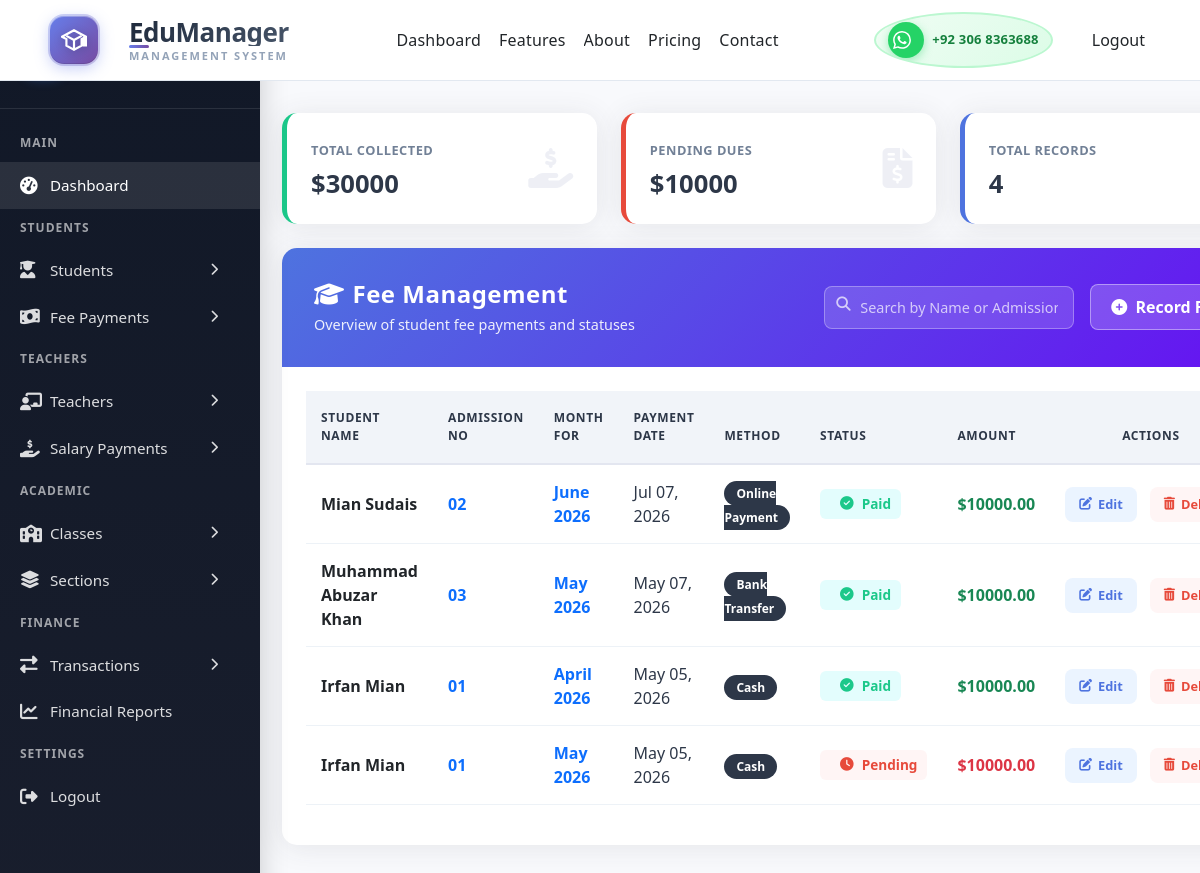
Page /fees/ (signed in) on the committed database.
### base/models.py (models this page shows, shortened)
class Fee(models.Model):
    PAYMENT_METHODS = (
        ('cash', 'Cash'),
        ('bank', 'Bank Transfer'),
        ('check', 'Check'),
        ('online', 'Online Payment'),
    )
    STATUS_CHOICES = (
        ('paid', 'Paid'),
        ('pending', 'Pending'),
        ('partial', 'Partial'),
    )
    student = models.ForeignKey(
        Student,
        on_delete=models.CASCADE,
        related_name='fee_payments'
    )
    transaction = models.OneToOneField(
        Transaction,
        on_delete=models.CASCADE,
        related_name='fee_record',
        null=True,
        blank=True
    )
    status = models.CharField(max_length=10, choices=STATUS_CHOICES, default='paid')
    amount = models.DecimalField(max_digits=10, decimal_places=2, validators=[MinValueValidator(0)])
    month_for = models.DateField(help_text="Fee for which month/year", db_index=True)
    payment_date = models.DateField(default=timezone.now)
    payment_method = models.CharField(max_length=20, choices=PAYMENT_METHODS, default='cash')
    notes = models.TextField(blank=True)
    received_by = models.ForeignKey(
        User,
        on_delete=models.SET_NULL,
        null=True,
        blank=True,
        related_name="received_fees"
    )
    created_at = models.DateTimeField(auto_now_add=True)
    class Meta:
        ordering = ['-payment_date']
        constraints = [
            models.UniqueConstraint(
                    fields=['student','month_for'],
                    name='unique_student_fee_month'
                )
            ]
        verbose_name = 'Fee Payment'
        verbose_name_plural = 'Fee Payments'

class Student(models.Model):
    GENDER_CHOICES = (
        ('Male', 'Male'),
        ('Female', 'Female'),
        ('Other', 'Other'),
    )
    BLOOD_GROUP_CHOICES = (
        ('A+', 'A+'), ('A-', 'A-'),
        ('B+', 'B+'), ('B-', 'B-'),
        ('AB+', 'AB+'), ('AB-', 'AB-'),
        ('O+', 'O+'), ('O-', 'O-'),
    )
    user = models.OneToOneField(
        'User',
        on_delete=models.SET_NULL,
        null=True,
        blank=True,
        related_name='student_profile'
    )
    photo = models.ImageField(upload_to="students/", blank=True, null=True)
    first_name = models.CharField(max_length=100)
    last_name = models.CharField(max_length=100)
    father_name = models.CharField(max_length=100)
    mother_name = models.CharField(max_length=100, blank=True)
    gender = models.CharField(max_length=10, choices=GENDER_CHOICES)
    date_of_birth = models.DateField()
    blood_group = models.CharField(max_length=5,choices=BLOOD_GROUP_CHOICES,blank=True,null=True )
    admission_number = models.CharField(max_length=20, unique=True, db_index=True)
    roll_number = models.PositiveIntegerField(db_index=True, validators=[MinValueValidator(1)])
    class_room = models.ForeignKey(
        'Class',
        on_delete=models.CASCADE,
        related_name='students'
    )
    section = models.ForeignKey(
        "Section",
        on_delete=models.SET_NULL,
        null=True,
        blank=True,
        related_name="students"
    )
    admission_date = models.DateField(default=timezone.localdate)
    phone_number = models.CharField(max_length=15, blank=True, db_index=True)
    guardian_name = models.CharField(max_length=100)
    guardian_phone = models.CharField(max_length=15)
    email = models.EmailField(blank=True, null=True, db_index=True)
    address = models.TextField()
    total_fee_paid = models.DecimalField(max_digits=10, decimal_places=2,default=Decimal('0.00'),
                                         help_text="Auto-calculated from fee payments")
    total_fee_due = models.DecimalField(max_digits=10, decimal_places=2,default=Decimal('0.00'),
                                        help_text="Auto-calculated based on months enrolled")
    is_active = models.BooleanField(default=True)
    created_at = models.DateTimeField(auto_now_add=True)
    updated_at = models.DateTimeField(auto_now=True)
    class Meta:
        ordering = ['-created_at']
        constraints = [
            models.UniqueConstraint(
            fields=['class_room','section','roll_number'],# No duplicate roll numbers in same class
            name='unique_roll_per_section'
            )
        ]
        verbose_name = "Student"
        verbose_name_plural = "Students"
    @property
    def full_name(self):
        return f"{self.first_name} {self.last_name}"

### base/views.py (the view)
# urls.py: path('fees/', views.fee_list, name='fee_list'),
@login_required(login_url='loginPage')
def fee_list(request):
    fees = Fee.objects.all()
    collected_data = Fee.objects.filter(status__in=['paid', 'partial']).aggregate(total=Sum('amount'))
    total_collected = collected_data['total'] or Decimal('0.00')
    pending_data = Fee.objects.filter(status='pending').aggregate(total=Sum('amount'))
    pending_dues = pending_data['total'] or Decimal('0.00')
    context = {
        "fees": fees,
        "total_collected": total_collected,
        "pending_dues": pending_dues,}
    return render(request, "fees/all_fee.html", context)

### base/templates/fees/all_fee.html (shortened to what this page needs)
{% extends 'main.html' %}
{% load static %}
{% block content %}
<div class="ff-dashboard-layout">
    <div class="ff-sidebar">
        {% include 'sidebar.html' %}
    </div>
    <main class="ff-main-content w-100">
        <div class="ff-summary-grid mb-4">
            <div class="ff-summary-card income ff-animate">
                <div class="card-info">
                    <span>Total Collected</span>
                    <h3>${{ total_collected|default:"0.00" }}</h3>
                </div>
                <div class="card-icon"><i class="fas fa-hand-holding-usd"></i></div>
            </div>
            <div class="ff-summary-card expense ff-animate" style="animation-delay: 0.1s;">
                <div class="card-info">
                    <span>Pending Dues</span>
                    <h3>${{ pending_dues|default:"0.00" }}</h3>
                </div>
                <div class="card-icon"><i class="fas fa-file-invoice-dollar"></i></div>
            </div>
            <div class="ff-summary-card balance ff-animate" style="animation-delay: 0.2s;">
                <div class="card-info">
                    <span>Total Records</span>
                    <h3>{{ fees.count|default:"0" }}</h3>
                </div>
            </div>
        </div>
        <div class="ff-card ff-animate" style="animation-delay: 0.3s;">
            <div class="ff-header-box">
                <div class="ff-header-text">
                    <h1><i class="fas fa-graduation-cap me-2"></i>Fee Management</h1>
                    <p>Overview of student fee payments and statuses</p>
                </div>
                <div class="d-flex align-items-center gap-3">
                    <div class="ff-search-box">
                        <i class="fas fa-search search-icon"></i>
                        <input type="text" placeholder="Search by Name or Admission No..." id="tableSearch">
                    </div>
                    <a href="{% url 'fee_create' %}" class="ff-btn-add">
                        <i class="fas fa-plus-circle me-1"></i> Record Fee
                    </a>
                </div>
            </div>
            <div class="p-4">
                <div class="table-responsive">
                    <table class="table align-middle" id="feeTable">
                        <thead>
                            <tr>
                                <th>Student Name</th>
                                <th>Admission No</th>
                                <th>Month For</th>
                                <th>Payment Date</th>
                                <th>Method</th>
                                <th>Status</th>
                                <th>Amount</th>
                                <th class="text-center">Actions</th>
                            </tr>
                        </thead>
                        <tbody>
                            {% for fee in fees %}
                            <tr>
                                <td class="student-name">
                                    <div class="fw-bold text-dark">
                                        {{ fee.student.full_name }}
                                    </div>
                                </td>
                                <td class="student-admission">
                                    <span class="fw-bold text-primary">
                                        {{ fee.student.admission_number }}
                                    </span>
                                </td>
                                <td class="fw-bold text-primary">
                                    {{ fee.month_for|date:"F Y" }}
                                </td>
                                <td>
                                    {{ fee.payment_date|date:"M d, Y" }}
                                </td>
                                <td>
                                    <span class="section-tag">
                                        {{ fee.get_payment_method_display }}
                                    </span>
                                </td>
                                <td>
                                    {% if fee.status == 'paid' %}
                                    <span class="status-badge status-paid">
                                        <i class="fas fa-check-circle me-1"></i>Paid
                                    </span>
                                    {% elif fee.status == 'pending' %}
                                    <span class="status-badge status-pending">
                                        <i class="fas fa-clock me-1"></i>Pending
                                    </span>
                                    {% elif fee.status == 'partial' %}
                                    <span class="status-badge status-partial">
                                        <i class="fas fa-adjust me-1"></i>Partial
                                    </span>
                                    {% endif %}
                                </td>
                                <td class="fw-bold {% if fee.status == 'pending' %}text-danger{% else %}text-success{% endif %}">
                                    ${{ fee.amount }}
                                </td>
                                <td>
                                    <div class="d-flex justify-content-center gap-2">
                                        <a href="{% url 'fee_update' fee.pk %}" class="btn-action btn-edit">
                                            <i class="fas fa-edit"></i>Edit
                                        </a>
                                        <a href="{% url 'fee_delete' fee.pk %}" class="btn-action btn-delete">
                                            <i class="fas fa-trash-alt"></i>Delete
                                        </a>
                                    </div>
                                </td>
                            </tr>
                            {% empty %}
                            <tr>
                                <td colspan="8" class="text-center py-5 text-muted">
                                    No fee records found.
                                </td>
                            </tr>
                            {% endfor %}
                        </tbody>
                    </table>
                </div>
            </div>
        </div>
    </main>
</div>
{% endblock %}

### static/styles/style_0.css (style rules this page uses)
*, *::before, *::after { box-sizing: border-box; }
body { margin: 0; padding: 0; font-family: 'Segoe UI', Tahoma, Geneva, Verdana, sans-serif; background: #f8fafc; }
:root { --primary: #0f172a; --primary-light: #1e293b; --accent: #3b82f6; --accent-glow: #60a5fa; --whatsapp: #25d366; --whatsapp-dark: #128c7e; --text: #64748b; --text-dark: #0f172a; --bg: #ffffff; --border: #e2e8f0; --shadow: 0 4px 6px -1px rgba(0, 0, 0, 0.1); --shadow-lg: 0 10px 15px -3px rgba(0, 0, 0, 0.1); --radius: 8px; --radius-lg: 12px; }
html { scroll-behavior: smooth; scroll-padding-top: 100px; }

### static/styles/login.css (style rules this page uses)
:root { --color-primary: #3b82f6; --color-primary-hover: #2563eb; --color-primary-active: #1d4ed8; --color-secondary: #64748b; --color-success: #10b981; --color-error: #ef4444; --color-warning: #f59e0b; --color-info: #3b82f6; --color-white: #ffffff; --color-gray-50: #f8fafc; --color-gray-100: #f1f5f9; --color-gray-200: #e2e8f0; --color-gray-300: #cbd5e1; --color-gray-400: #94a3b8; --color-gray-500: #64748b; --color-gray-600: #475569; --color-gray-700: #334155; --color-gray-800: #1e293b; --color-gray-900: #0f172a; --font-sans: -apple-system, BlinkMacSystemFont, "Segoe UI", Roboto, "Helvetica Neue", Arial, sans-serif; --font-mono: ui-monospace, SFMono-Regular, "SF Mono", Menlo, Consolas, monospace; --space-1: 0.25rem; --space-2: 0.5rem; --space-3: 0.75rem; --space-4: 1rem; --space-5: 1.25rem; --space-6: 1.5rem; --space-8: 2rem; --space-10: 2.5rem; --radius-sm: 0.375rem; --radius-md: 0.5rem; --radius-lg: 0.75rem; --radius-xl: 1rem; --shadow-sm: 0 1px 2px 0 rgb(0 0 0 / 0.05); --shadow-md: 0 4px 6px -1px rgb(0 0 0 / 0.1), 0 2px 4px -2px rgb(0 0 0 / 0.1); --shadow-lg: 0 10px 15px -3px rgb(0 0 0 / 0.1), 0 4px 6px -4px rgb(0 0 0 / 0.1); --shadow-xl: 0 20px 25px -5px rgb(0 0 0 / 0.1), 0 8px 10px -6px rgb(0 0 0 / 0.1); --transition-fast: 150ms cubic-bezier(0.4, 0, 0.2, 1); --transition-base: 200ms cubic-bezier(0.4, 0, 0.2, 1); --transition-slow: 300ms cubic-bezier(0.4, 0, 0.2, 1); }

### static/styles/dashboard.css (style rules this page uses)
:root { --primary-50: #eff6ff; --primary-100: #dbeafe; --primary-200: #bfdbfe; --primary-500: #3b82f6; --primary-600: #2563eb; --primary-700: #1d4ed8; --primary-900: #1e3a8a; --success: #10b981; --success-light: #d1fae5; --warning: #f59e0b; --warning-light: #fef3c7; --danger: #ef4444; --danger-light: #fee2e2; --purple: #8b5cf6; --purple-light: #ede9fe; --gray-50: #f9fafb; --gray-100: #f3f4f6; --gray-200: #e5e7eb; --gray-300: #d1d5db; --gray-400: #9ca3af; --gray-500: #6b7280; --gray-600: #4b5563; --gray-700: #374151; --gray-800: #1f2937; --gray-900: #111827; --space-1: 0.25rem; --space-2: 0.5rem; --space-3: 0.75rem; --space-4: 1rem; --space-5: 1.25rem; --space-6: 1.5rem; --space-8: 2rem; --space-10: 2.5rem; --space-12: 3rem; --sidebar-width: 280px; --sidebar-collapsed: 80px; --header-height: 80px; --radius-sm: 0.375rem; --radius-md: 0.5rem; --radius-lg: 0.75rem; --radius-xl: 1rem; --radius-2xl: 1.5rem; --radius-full: 9999px; --shadow-sm: 0 1px 2px 0 rgb(0 0 0 / 0.05); --shadow-md: 0 4px 6px -1px rgb(0 0 0 / 0.1), 0 2px 4px -2px rgb(0 0 0 / 0.1); --shadow-lg: 0 10px 15px -3px rgb(0 0 0 / 0.1), 0 4px 6px -4px rgb(0 0 0 / 0.1); --shadow-xl: 0 20px 25px -5px rgb(0 0 0 / 0.1), 0 8px 10px -6px rgb(0 0 0 / 0.1); --shadow-glow: 0 0 20px rgba(59, 130, 246, 0.3); --transition-fast: 150ms cubic-bezier(0.4, 0, 0.2, 1); --transition-base: 200ms cubic-bezier(0.4, 0, 0.2, 1); --transition-slow: 300ms cubic-bezier(0.4, 0, 0.2, 1); --transition-spring: 500ms cubic-bezier(0.68, -0.55, 0.265, 1.55); }
* { margin: 0; padding: 0; box-sizing: border-box; }
html, body { margin: 0; padding: 0; width: 100%; max-width: 100%; overflow-x: hidden; height: 100vh; }
.search-icon { position: absolute; left: var(--space-3); width: 20px; height: 20px; color: var(--gray-400); transition: color var(--transition-fast); }
.table-responsive { overflow-x: auto; }
.status-badge { display: inline-flex; align-items: center; gap: var(--space-1); padding: var(--space-1) var(--space-3); border-radius: var(--radius-full); font-size: 0.75rem; font-weight: 600; }
.status-badge::before { content: ''; width: 6px; height: 6px; border-radius: 50%; }

### static/styles/teacher_form.css (style rules this page uses)
:root { --tf-primary: #4e73df; --tf-success: #1cc88a; --tf-bg-light: #f8f9fc; --tf-text-dark: #2e384d; --tf-border: #e3e6f0; --tf-shadow: 0 0.15rem 1.75rem 0 rgba(58, 59, 69, 0.1); }

### static/styles/section_form.css (style rules this page uses)
:root { --tf-primary: #4e73df; --tf-indigo: #6610f2; --tf-bg: #f8f9fc; --tf-white: #ffffff; --tf-text: #4e5e7a; --tf-border: #eaecf4; --tf-success: #1cc88a; }

### rows in the picture
Fee: student.full_name "Mian Sudais", student.admission_number "02", month_for "June 2026", payment_date "Jul 07, 2026", payment_method "Online Payment", status "paid" (drawn), amount "10000.00"
Fee: student.full_name "Muhammad Abuzar Khan", student.admission_number "03", month_for "May 2026", payment_date "May 07, 2026", payment_method "Bank Transfer", status "paid" (drawn), amount "10000.00"
Fee: student.full_name "Irfan Mian", student.admission_number "01", month_for "April 2026", payment_date "May 05, 2026", payment_method "Cash", status "paid" (drawn), amount "10000.00"
Fee: student.full_name "Irfan Mian", student.admission_number "01", month_for "May 2026", payment_date "May 05, 2026", payment_method "Cash", status "pending" (drawn), amount "10000.00"

### other values in the picture
{{ total_collected|default:"0.00" }} "30000"
{{ pending_dues|default:"0.00" }} "10000"
{{ fees.count|default:"0" }} "4"
